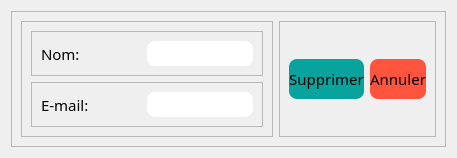
                   <widget class="QWidget" name="tab_2">
                    <attribute name="title">
                     <string>Suppression</string>
                    </attribute>
                    <layout class="QHBoxLayout" name="horizontalLayout_24">
                     <item>
                      <widget class="QFrame" name="frame_33">
                       <property name="frameShape">
                        <enum>QFrame::StyledPanel</enum>
                       </property>
                       <property name="frameShadow">
                        <enum>QFrame::Raised</enum>
                       </property>
                       <layout class="QHBoxLayout" name="horizontalLayout_34">
                        <item>
                         <widget class="QFrame" name="frame_34">
                          <property name="maximumSize">
                           <size>
                            <width>500</width>
                            <height>16777215</height>
                           </size>
                          </property>
                          <property name="frameShape">
                           <enum>QFrame::StyledPanel</enum>
                          </property>
                          <property name="frameShadow">
                           <enum>QFrame::Raised</enum>
                          </property>
                          <layout class="QVBoxLayout" name="verticalLayout_20">
                           <item>
                            <widget class="QFrame" name="frame_35">
                             <property name="frameShape">
                              <enum>QFrame::StyledPanel</enum>
                             </property>
                             <property name="frameShadow">
                              <enum>QFrame::Raised</enum>
                             </property>
                             <layout class="QHBoxLayout" name="horizontalLayout_35">
                              <item>
                               <widget class="QLabel" name="label_20">
                                <property name="minimumSize">
                                 <size>
                                  <width>100</width>
                                  <height>0</height>
                                 </size>
                                </property>
                                <property name="maximumSize">
                                 <size>
                                  <width>60</width>
                                  <height>16777215</height>
                                 </size>
                                </property>
                                <property name="font">
                                 <font>
                                  <family>Quicksand Light</family>
                                  <pointsize>11</pointsize>
                                 </font>
                                </property>
                                <property name="styleSheet">
                                 <string notr="true">*{
color:#000;
}</string>
                                </property>
                                <property name="text">
                                 <string>Nom:</string>
                                </property>
                               </widget>
                              </item>
                              <item>
                               <widget class="QLineEdit" name="lineEdit_8">
                                <property name="minimumSize">
                                 <size>
                                  <width>0</width>
                                  <height>25</height>
                                 </size>
                                </property>
                                <property name="maximumSize">
                                 <size>
                                  <width>16777215</width>
                                  <height>25</height>
                                 </size>
                                </property>
                                <property name="styleSheet">
                                 <string notr="true">*{
color: #000;
background:#FFF;
border-radius:8px;
}</string>
                                </property>
                               </widget>
                              </item>
                             </layout>
                            </widget>
                           </item>
                           <item>
                            <widget class="QFrame" name="frame_36">
                             <property name="frameShape">
                              <enum>QFrame::StyledPanel</enum>
                             </property>
                             <property name="frameShadow">
                              <enum>QFrame::Raised</enum>
                             </property>
                             <layout class="QHBoxLayout" name="horizontalLayout_36">
                              <item>
                               <widget class="QLabel" name="label_21">
                                <property name="minimumSize">
                                 <size>
                                  <width>100</width>
                                  <height>0</height>
                                 </size>
                                </property>
                                <property name="maximumSize">
                                 <size>
                                  <width>60</width>
                                  <height>16777215</height>
                                 </size>
                                </property>
                                <property name="font">
                                 <font>
                                  <family>Quicksand Light</family>
                                  <pointsize>11</pointsize>
                                 </font>
                                </property>
                                <property name="styleSheet">
                                 <string notr="true">*{
color:#000;
}</string>
                                </property>
                                <property name="text">
                                 <string>E-mail:</string>
                                </property>
                               </widget>
                              </item>
                              <item>
                               <widget class="QLineEdit" name="lineEdit_12">
                                <property name="minimumSize">
                                 <size>
                                  <width>0</width>
                                  <height>25</height>
                                 </size>
                                </property>
                                <property name="maximumSize">
                                 <size>
                                  <width>16777215</width>
                                  <height>25</height>
                                 </size>
                                </property>
                                <property name="styleSheet">
                                 <string notr="true">*{
color: #000;
background:#FFF;
border-radius:8px;
}</string>
                                </property>
                               </widget>
                              </item>
                             </layout>
                            </widget>
                           </item>
                          </layout>
                         </widget>
                        </item>
                        <item>
                         <widget class="QFrame" name="frame_38">
                          <property name="frameShape">
                           <enum>QFrame::StyledPanel</enum>
                          </property>
                          <property name="frameShadow">
                           <enum>QFrame::Raised</enum>
                          </property>
                          <layout class="QHBoxLayout" name="horizontalLayout_25">
                           <item>
                            <widget class="QPushButton" name="pushButton_20">
                             <property name="maximumSize">
                              <size>
                               <width>150</width>
                               <height>40</height>
                              </size>
                             </property>
                             <property name="font">
                              <font>
                               <family>Quicksand Light</family>
                               <pointsize>11</pointsize>
                              </font>
                             </property>
                             <property name="styleSheet">
                              <string notr="true">*{
background:rgb(9, 163, 158);
border-radius:8px;
}
QPushButton:hover{
background:rgb(13, 58, 53);
color:#FFF;
font-size:18px;
}
QPushButton:pressed{
background:rgb(98, 255, 237);
}</string>
                             </property>
                             <property name="text">
                              <string>Supprimer</string>
                             </property>
                            </widget>
                           </item>
                           <item>
                            <widget class="QPushButton" name="pushButton_21">
                             <property name="maximumSize">
                              <size>
                               <width>150</width>
                               <height>40</height>
                              </size>
                             </property>
                             <property name="font">
                              <font>
                               <family>Quicksand Light</family>
                               <pointsize>11</pointsize>
                              </font>
                             </property>
                             <property name="styleSheet">
                              <string notr="true">*{
background:rgb(255, 85, 62);
border-radius:8px;
}
QPushButton:hover{
background:rgb(198, 66, 43);
color:#FFF;
font-size:18px;
}
QPushButton:pressed{
background:rgb(255, 142, 114);
}</string>
                             </property>
                             <property name="text">
                              <string>Annuler</string>
                             </property>
                            </widget>
                           </item>
                          </layout>
                         </widget>
                        </item>
                       </layout>
                      </widget>
                     </item>
                    </layout>
                   </widget>
